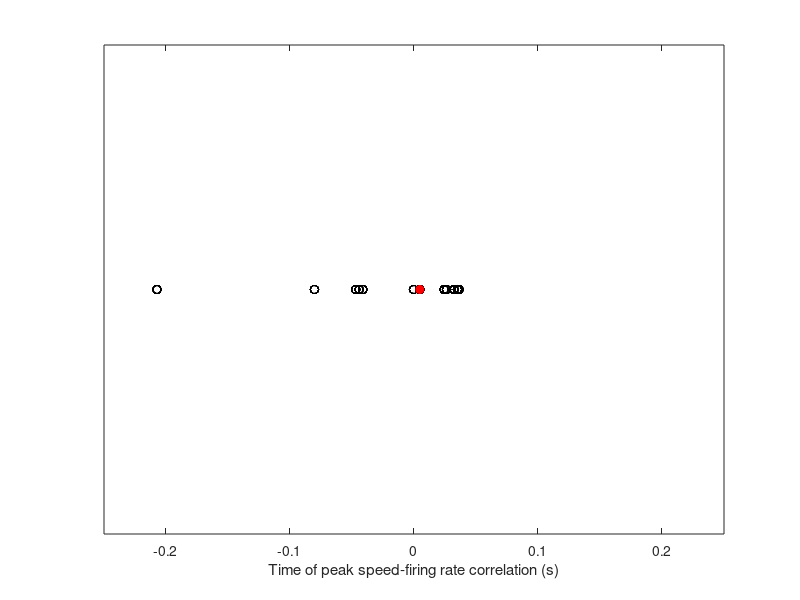
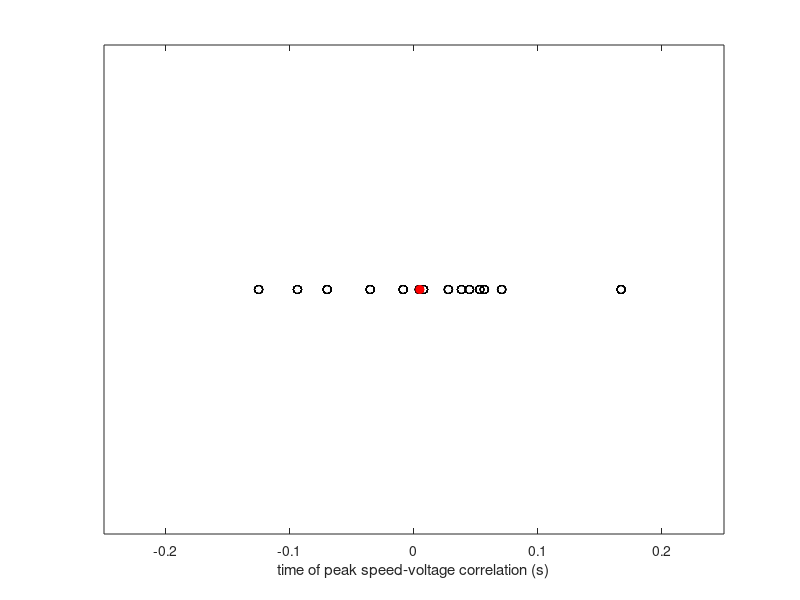
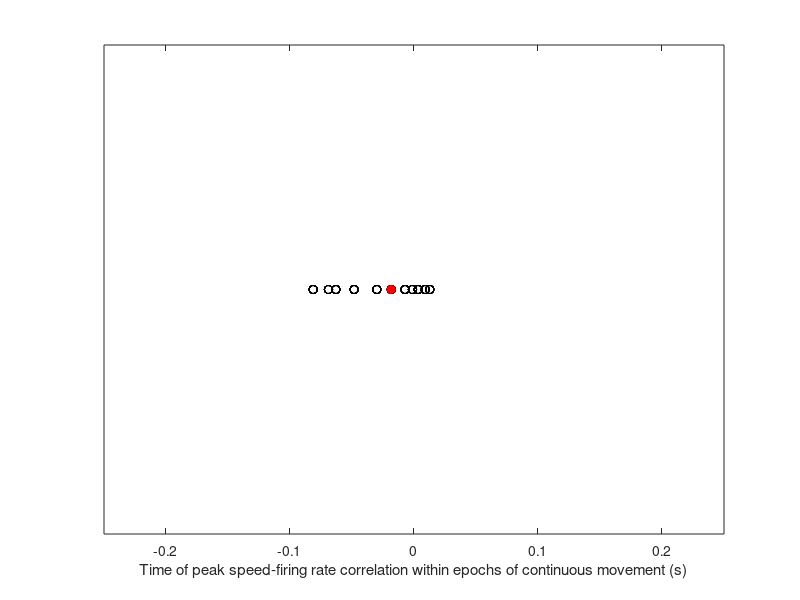

The MATLAB script that drew these images, in order:
FRlags = [0.0047, -0.2073, -0.0443, -0.0803, -0.0413, 0.0363, -0.0470, -3.3333e-04, 0.0263, 0.0350, 0.0243, 0.0350, 0.0323];
ave_FRlags = mean(FRlags);
med_FRlags = median(FRlags);

Vmlags = [0.0077, -0.0087, -0.1253, -0.0700, -0.0940, 0.0530,  -0.0353, 0.0043, 0.0383, 0.1670, 0.0567, 0.0277, 0.0707, 0.0447];
ave_Vmlags = mean(Vmlags);
med_Vmlags = median(Vmlags);

FR_no0Vel_lags = [-0.0483, -0.0813, -0.0630, -0.0073, -0.0690, -0.0300, 0.0033, 0.0127, -0.0183, 0.0090, -0.0013];
ave_FR_no0Vel_lags = mean(FR_no0Vel_lags);
med_FR_no0Vel_lags = median(FR_no0Vel_lags);

y_FRlags = ones(length(FRlags)); 
y_Vmlags = ones(length(Vmlags)); 
y_FR_no0Vel_lags = ones(length(FR_no0Vel_lags)); 

figure(1); clf; 
plot(FRlags, y_FRlags,'ko')
hold on
plot(med_FRlags, 1, 'ro','MarkerFaceColor','r')
xlim([-0.25 0.25])
ylim([0.5 1.5])
xlabel('Time of peak speed-firing rate correlation (s)')
set(gca, 'YTick', [])
set(gcf,'color','w')

figure(2); clf; 
plot(Vmlags, y_Vmlags,'ko')
hold on
plot(med_FRlags, 1, 'ro','MarkerFaceColor','r')
xlim([-0.25 0.25])
ylim([0.5 1.5])
xlabel('time of peak speed-voltage correlation (s)')
set(gca, 'YTick', [])
set(gcf,'color','w')

figure(3); clf; 
plot(FR_no0Vel_lags, y_FR_no0Vel_lags,'ko')
hold on 
plot(med_FR_no0Vel_lags, 1, 'ro','MarkerFaceColor','r')
xlim([-0.25 0.25])
ylim([0.5 1.5])
xlabel('Time of peak speed-firing rate correlation within epochs of continuous movement (s)')
set(gca, 'YTick', [])
set(gcf,'color','w')

